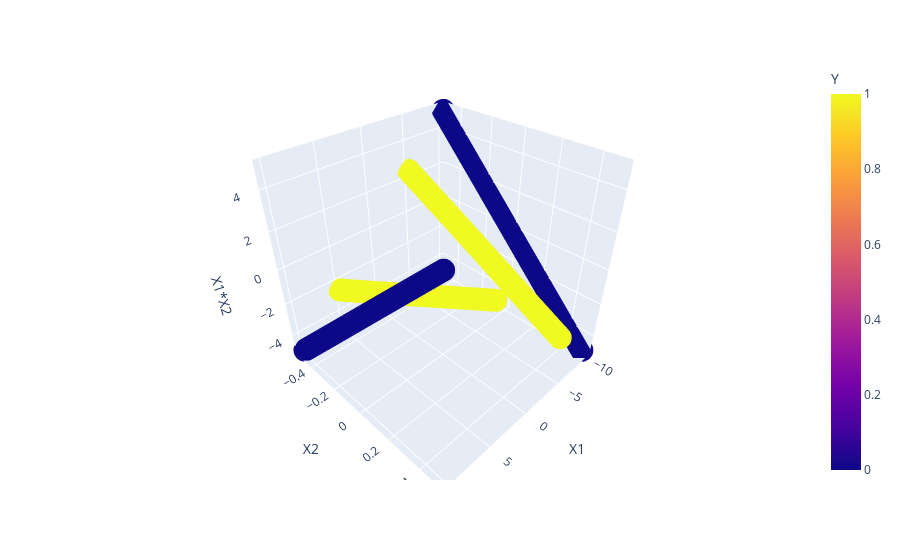

Notebook code for this chart:
### Code cell
#3D plotting
import plotly.express as px

fig = px.scatter_3d(df,x='X1',y='X2',z='X1*X2',color='Y')
fig.show()

### Figure 1 — Plotly figure (JSON) as saved in the notebook; plotly's stock layout.template omitted (floating-point values rounded to 4 significant figures; data arrays with more than 128 entries replaced by an {"elided": "..."} marker saying what was removed)
{"data": [{"hovertemplate": "X1=%{x}<br>X2=%{y}<br>X1*X2=%{z}<br>Y=%{marker.color}<extra></extra>", "legendgroup": "", "marker": {"color": {"elided": "400 int values"}, "coloraxis": "coloraxis", "symbol": "circle"}, "mode": "markers", "name": "", "scene": "scene", "showlegend": false, "type": "scatter3d", "x": {"elided": "400 float values"}, "y": {"elided": "400 float values"}, "z": {"elided": "400 float values"}}], "layout": {"coloraxis": {"colorbar": {"title": {"text": "Y"}}, "colorscale": [[0, "#0d0887"], [0.1111, "#46039f"], [0.2222, "#7201a8"], [0.3333, "#9c179e"], [0.4444, "#bd3786"], [0.5556, "#d8576b"], [0.6667, "#ed7953"], [0.7778, "#fb9f3a"], [0.8889, "#fdca26"], [1, "#f0f921"]]}, "legend": {"tracegroupgap": 0}, "margin": {"t": 60}, "scene": {"domain": {"x": [0, 1], "y": [0, 1]}, "xaxis": {"title": {"text": "X1"}}, "yaxis": {"title": {"text": "X2"}}, "zaxis": {"title": {"text": "X1*X2"}}}}}
